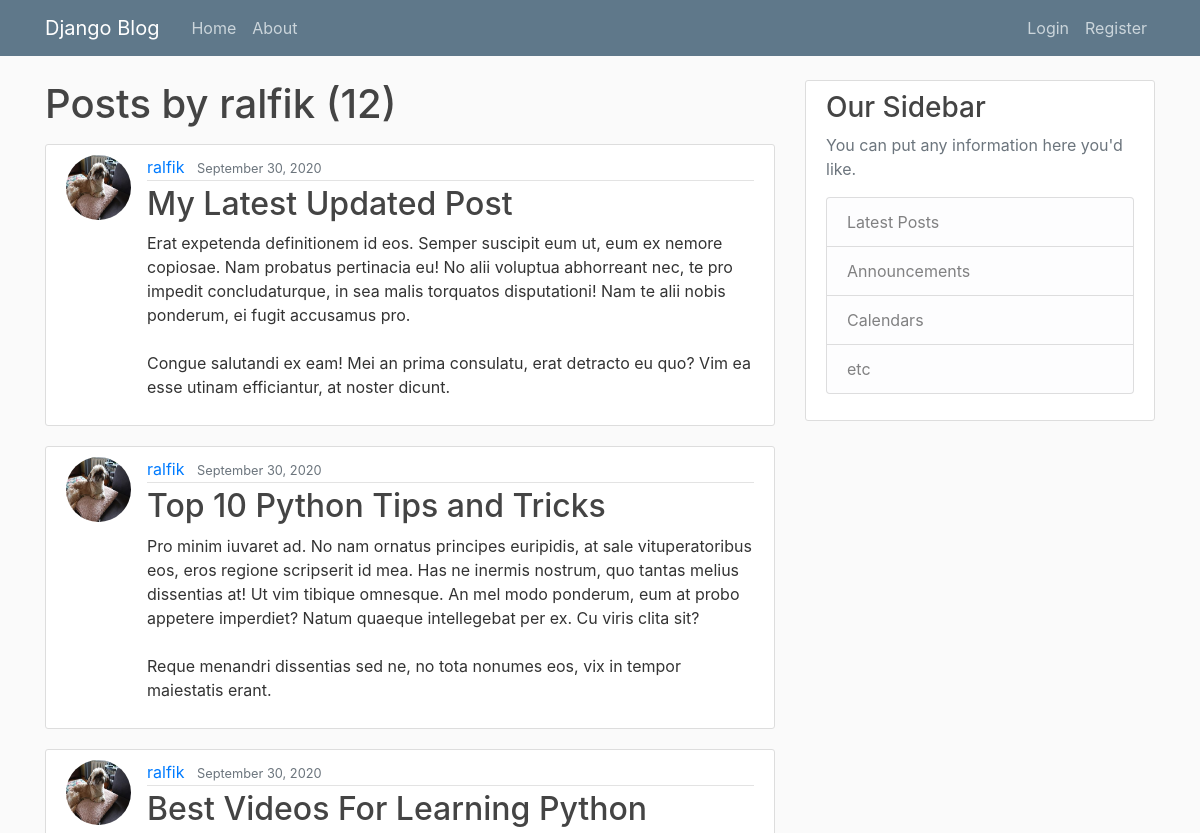
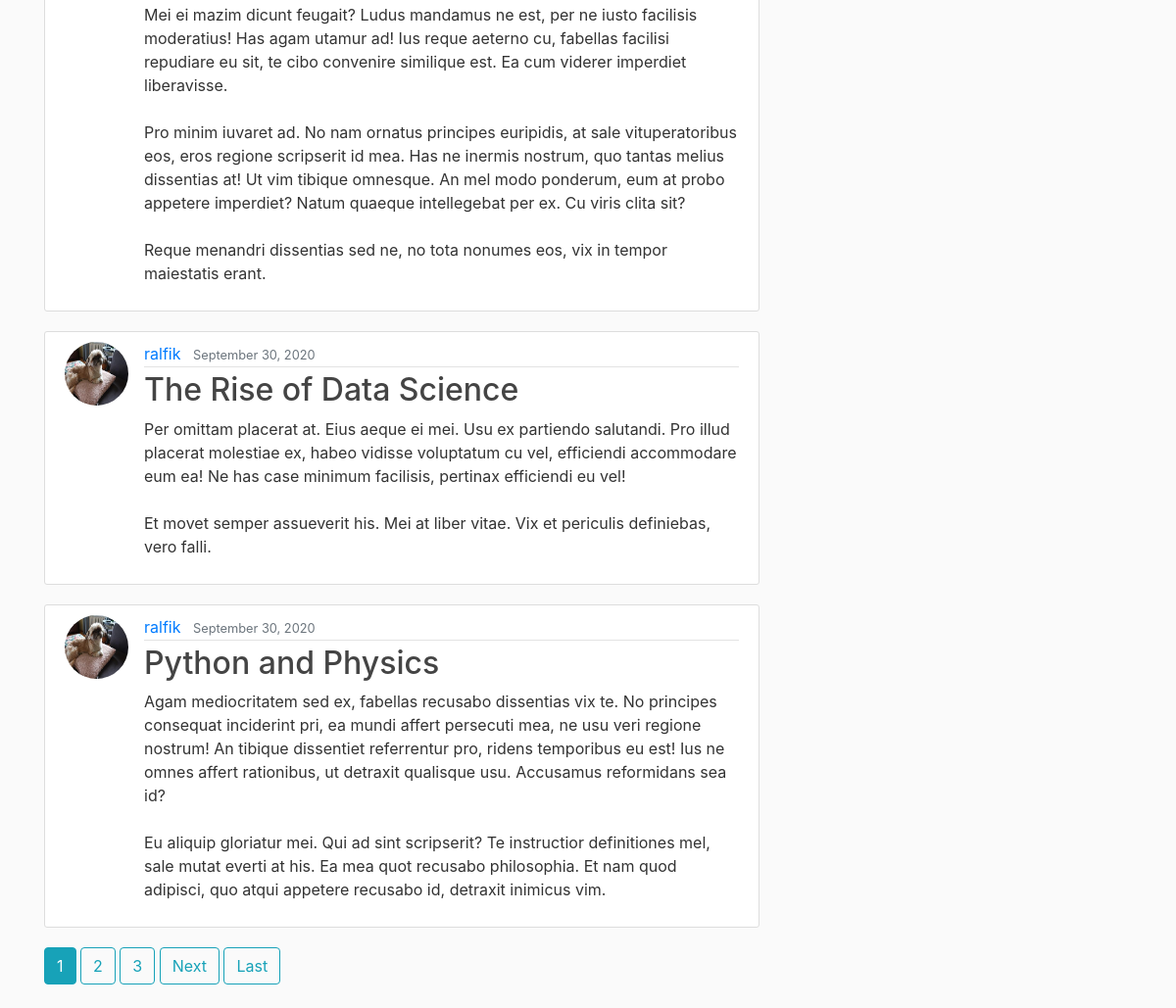
Screenshot of /user/ralfik/ with the database file from the repository (2 pictures, top to bottom).
### blog/models.py (models this page shows, shortened)
class Post(models.Model):
    title = models.CharField(max_length=100)
    content = models.TextField()
    date_posted = models.DateTimeField(default=timezone.now)
    author = models.ForeignKey(User,on_delete=models.CASCADE)

### users/models.py (models this page shows, shortened)
class Profile(models.Model):
    user = models.OneToOneField(User,on_delete=models.CASCADE)
    image = models.ImageField(default='default.jpg',upload_to='profile_pics')

### blog/views.py (the view)
# urls.py: path('user/<str:username>/', UserPostListView.as_view(), name='user-posts'),
class UserPostListView(ListView):
    model = Post
    template_name = 'blog/user_posts.html'  # <app>/<model>_<viewtype>.html
    context_object_name = 'posts'
    paginate_by = 5
    test = 5
    def get_queryset(self):
        user = get_object_or_404(User, username=self.kwargs.get('username'))
        return Post.objects.filter(author = user).order_by('-date_posted')

### blog/templates/blog/user_posts.html (shortened to what this page needs)
{% extends "blog/base.html" %}
{% block content %}
    <h1 class="mb-3">Posts by {{ view.kwargs.username }} ({{ page_obj.paginator.count }})</h1>
    {% for post in posts %}
        <article class="media content-section">
          <img class="rounded-circle article-img" src="{{ post.author.profile.image.url }}">
          <div class="media-body">
            <div class="article-metadata">
              <a class="mr-2" href="{% url 'user-posts' post.author.username %}">{{ post.author }}</a>
              <small class="text-muted">{{ post.date_posted|date:"F d, Y" }}</small>
            </div>
            <h2><a class="article-title" href="{% url 'post-detail' post.id %}">{{ post.title }}</a></h2>
            <p class="article-content">{{ post.content }}</p>
          </div>
        </article>
    {% endfor %}
    {% if is_paginated %}
      {% for num in page_obj.paginator.page_range %}
        {% if page_obj.number == num %}
          <a class="btn btn-info mb-4" href="?page={{ num }}">{{ num }}</a>
        {% elif num > page_obj.number|add:'-3' and num < page_obj.number|add:'3' %}
          <a class="btn btn-outline-info mb-4" href="?page={{ num }}">{{ num }}</a>
        {% endif %}
      {% endfor %}
      {% if page_obj.has_next %}
        <a class="btn btn-outline-info mb-4" href="?page={{ page_obj.next_page_number }}">Next</a>
        <a class="btn btn-outline-info mb-4" href="?page={{ page_obj.paginator.num_pages }}">Last</a>
      {% endif %}
    {% endif %}
{% endblock content %}

### blog/static/blog/main.css (style rules this page uses)
body { background: #fafafa; color: #333333; margin-top: 5rem; }
h1, h2, h3, h4, h5, h6 { color: #444444; }
.content-section { background: #ffffff; padding: 10px 20px; border: 1px solid #dddddd; border-radius: 3px; margin-bottom: 20px; }
.article-title { color: #444444; }
.article-content { white-space: pre-line; }
.article-img { height: 65px; width: 65px; margin-right: 16px; }
.article-metadata { padding-bottom: 1px; margin-bottom: 4px; border-bottom: 1px solid #e3e3e3 }

### rows the page displays
Post: author.profile.image (picture), author "ralfik", date_posted "September 30, 2020", title "My Latest Updated Post", content "Erat expetenda definitionem id eos. Semper suscipit eum ut, eum ex nemore copiosae. Nam probatus pertinacia eu! No alii voluptua abhorreant nec, te pro impedit concludaturque, in sea malis torquatos disputationi! Nam te alii nobis ponderum, ei fugit accusamus pro. Congue salutandi ex eam! Mei an prima consulatu, erat detracto eu quo? Vim ea esse utinam efficiantur, at noster dicunt."
Post: author.profile.image (picture), author "ralfik", date_posted "September 30, 2020", title "Top 10 Python Tips and Tricks", content "Pro minim iuvaret ad. No nam ornatus principes euripidis, at sale vituperatoribus eos, eros regione scripserit id mea. Has ne inermis nostrum, quo tantas melius dissentias at! Ut vim tibique omnesque. An mel modo ponderum, eum at probo appetere imperdiet? Natum quaeque intellegebat per ex. Cu viris clita sit? Reque menandri dissentias sed ne, no tota nonumes eos, vix in tempor maiestatis erant."
Post: author.profile.image (picture), author "ralfik", date_posted "September 30, 2020", title "Best Videos For Learning Python", content "Mei ei mazim dicunt feugait? Ludus mandamus ne est, per ne iusto facilisis moderatius! Has agam utamur ad! Ius reque aeterno cu, fabellas facilisi repudiare eu sit, te cibo convenire similique est. Ea cum viderer imperdiet liberavisse. Pro minim iuvaret ad. No nam ornatus principes euripidis, at sale vituperatoribus eos, eros regione scripserit id mea. Has ne inermis nostrum, quo tantas melius dissentias at! Ut vim tibique omnesque. An mel modo ponderum, eum at probo appetere imperdiet? Natum quaeque intellegebat per ex. Cu viris clita sit? Reque menandri dissentias sed ne, no tota nonumes eos, vix in tempor maiestatis erant."
Post: author.profile.image (picture), author "ralfik", date_posted "September 30, 2020", title "The Rise of Data Science", content "Per omittam placerat at. Eius aeque ei mei. Usu ex partiendo salutandi. Pro illud placerat molestiae ex, habeo vidisse voluptatum cu vel, efficiendi accommodare eum ea! Ne has case minimum facilisis, pertinax efficiendi eu vel! Et movet semper assueverit his. Mei at liber vitae. Vix et periculis definiebas, vero falli."
Post: author.profile.image (picture), author "ralfik", date_posted "September 30, 2020", title "Python and Physics", content "Agam mediocritatem sed ex, fabellas recusabo dissentias vix te. No principes consequat inciderint pri, ea mundi affert persecuti mea, ne usu veri regione nostrum! An tibique dissentiet referrentur pro, ridens temporibus eu est! Ius ne omnes affert rationibus, ut detraxit qualisque usu. Accusamus reformidans sea id? Eu aliquip gloriatur mei. Qui ad sint scripserit? Te instructior definitiones mel, sale mutat everti at his. Ea mea quot recusabo philosophia. Et nam quod adipisci, quo atqui appetere recusabo id, detraxit inimicus vim."

### other values shown
{{ view.kwargs.username }} "ralfik"
{{ page_obj.paginator.count }} "12"
{{ num }} "1"
{{ num }} "2" "3"
